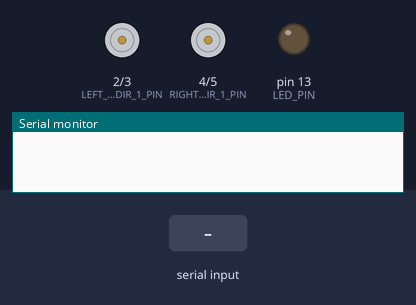
Recording of a sketch running on a simulated Arduino Mega 2560, built with avr-gcc and run on an emulated ATmega2560. On the bench: motor-driver pin pairs drawn as motors (green arrow = first pin HIGH = forward, orange = second pin HIGH = backward, longer = more drive, scaled by the enable pin), output pins drawn as LEDs (lit = HIGH), the last lines printed to the serial monitor. The test bench sets the inputs (shaded band).

Above: at 1.2 s.
1.3 s: "ON\n" received over Serial
At 1.7 s:
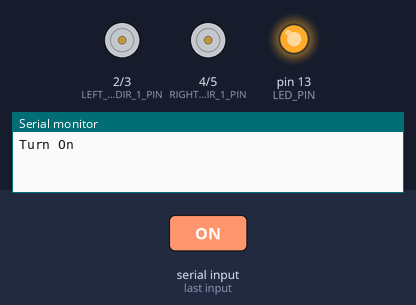
2.8 s: "W\n" received over Serial
At 4.0 s:
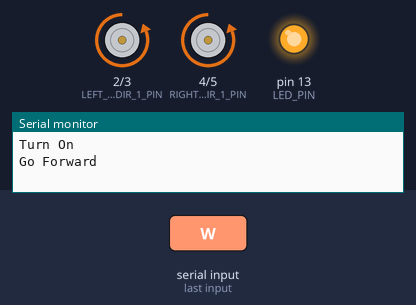
4.3 s: "OFF\n" received over Serial
At 5.2 s:
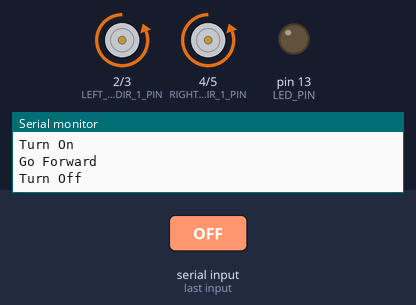
5.8 s: "w\n" received over Serial
At 6.4 s:
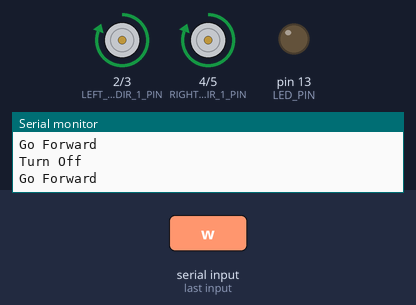
7.3 s: "on\n" received over Serial
At 8.7 s:
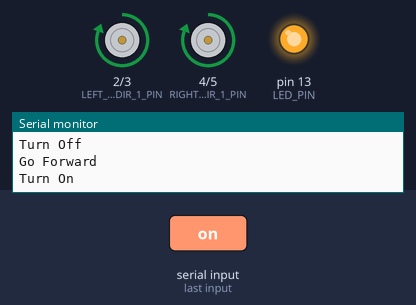
Timing chart, 0 to 10.3 s (numbered marks = the images above; inputs shaded):
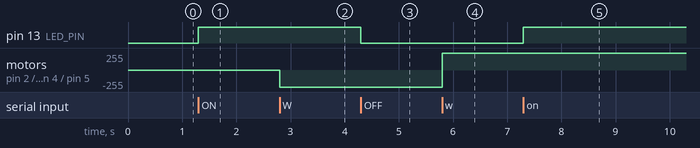

The sketch:

ArduRoboCar.ino
```cpp
#include "system_config.h"
#include "hrc.h"
#include "motor.h"

String serverIn = "";
bool stringComplete = false;

char tx_buffer[TX_BUFFER_SIZE];

HRC left_hrc{LEFT_HRC_TRIG_PIN, LEFT_HRC_ECHO_PIN};
HRC front_left_hrc{FRONT_LEFT_HRC_TRIG_PIN, FRONT_LEFT_HRC_ECHO_PIN};
HRC front_right_hrc{FRONT_RIGHT_HRC_TRIG_PIN, FRONT_RIGHT_HRC_ECHO_PIN};
HRC right_hrc{RIGHT_HRC_TRIG_PIN, RIGHT_HRC_ECHO_PIN};

Motor left_mot{LEFT_MOTOR_PWM_PIN, LEFT_MOTOR_DIR_1_PIN, LEFT_MOTOR_DIR_2_PIN, false};
Motor right_mot{RIGHT_MOTOR_PWM_PIN, RIGHT_MOTOR_DIR_1_PIN, RIGHT_MOTOR_DIR_2_PIN, false};

void setup() {
  // put your setup code here, to run once:
  serverIn.reserve(RX_BUFFER_SIZE);
  left_hrc.init();
  front_left_hrc.init();
  front_right_hrc.init();
  right_hrc.init();
  left_mot.init();
  right_mot.init();

  pinMode(LED_PIN, OUTPUT);
  Serial.begin(SERIAL_BAUDRATE);
}

void loop() {
  // put your main code here, to run repeatedly:
  if (stringComplete) {
    if ((serverIn == "ON") || (serverIn == "on") || (serverIn == "On") ) {
      Serial.println("Turn On");
      digitalWrite(LED_PIN, HIGH);
    }

    else if ((serverIn == "OFF") || (serverIn == "off") || (serverIn == "Off")) {
      Serial.println("Turn Off");
      digitalWrite(LED_PIN, LOW);
    }

    else if ((serverIn == "W") || (serverIn == "w")) {
      Serial.println("Go Forward");
      left_mot.setSpeed(255);
      right_mot.setSpeed(255);
    }

    else if ((serverIn == "X") || (serverIn == "x")) {
      Serial.println("Go Backward");
      left_mot.setSpeed(-255);
      right_mot.setSpeed(-255);
    }

    else if ((serverIn == "D") || (serverIn == "d")) {
      Serial.println("Turn Right");
      left_mot.setSpeed(255);
      right_mot.setSpeed(-255);
    }

    else if ((serverIn == "A") || (serverIn == "a")) {
      Serial.println("Turn Left");
      left_mot.setSpeed(-255);
      right_mot.setSpeed(255);
    }

    else if ((serverIn == "S") || (serverIn == "s")) {
      Serial.println("Stop");
      left_mot.setSpeed(0);
      right_mot.setSpeed(0);
    }

    else if ((serverIn == "Dist") || (serverIn == "dist")) {
      left_hrc.updateDist();
      front_left_hrc.updateDist();
      front_right_hrc.updateDist();
      right_hrc.updateDist();
      sprintf_P(tx_buffer, "%lu,%lu,%lu,%lu\n", left_hrc.get_cur_dist(), front_left_hrc.get_cur_dist(), front_right_hrc.get_cur_dist(), right_hrc.get_cur_dist());
      Serial.write(tx_buffer);
    }

    else {
      Serial.println("Unknown command");
    }
    serverIn = "";
    stringComplete = false;
  }
}

void serialEvent() {
  while (Serial.available()) {
    char inChar = (char)Serial.read();
    if (inChar == '\n') {
      stringComplete = true;
    } else {
      serverIn += inChar;
    }
    //delay(5);
  }
}
```

hrc.cpp
```cpp
#include "hrc.h"
HRC::HRC(uint8_t trig_pin, uint8_t echo_pin)
  : _trig_pin(trig_pin)
  , _echo_pin(echo_pin)
{

}

void HRC::init()
{
    pinMode(_trig_pin, OUTPUT);
    digitalWrite(_trig_pin, LOW);
    pinMode(_echo_pin, INPUT);
}

void HRC::updateDist()
{
    digitalWrite(_trig_pin, LOW);
    delayMicroseconds(5);
    digitalWrite(_trig_pin, HIGH);
    delayMicroseconds(10);
    digitalWrite(_trig_pin, LOW);
    uint32_t duration = pulseIn(_echo_pin, HIGH, 3500); //250000
    if (duration != 0) {
        _cur_dist = duration / 5.831;

    } else {
        _cur_dist = 600;
    }
}
```

hrc.h
```cpp
#pragma once

#include <Arduino.h>

class HRC {
private:
    uint8_t _trig_pin{};
    uint8_t _echo_pin{};
    uint32_t _cur_dist{};
public:
    HRC(uint8_t trig_pin, uint8_t echo_pin);
    void init();
    uint8_t get_trig_pin() { return _trig_pin; }
    uint8_t get_echo_pin() { return _echo_pin; }
    uint32_t get_cur_dist() { return _cur_dist; }
    void updateDist();
};
```

message.cpp
```cpp
#include "message.h"

MessagesManager::MessagesManager() {

}

void MessagesManager::build_status_msg(uint32_t left_hrc_dist, uint32_t front_left_hrc_dist,
    uint32_t right_hrc_dist, uint32_t front_right_hrc_dist,
    char *output_buffer, uint8_t buffer_size) {

    if (output_buffer == NULL || buffer_size < sizeof(status_s)) {
        return;
    }

    status_s msg;
    msg.id = MessageID::STATUS;
    msg.left_hrc_dist = left_hrc_dist;
    msg.front_left_hrc_dist = front_left_hrc_dist;
    msg.right_hrc_dist = right_hrc_dist;
    msg.front_right_hrc_dist = front_right_hrc_dist;

    msg.crc = 0;
    for (uint8_t i = 0; i < sizeof(status_s) - 1; i++) {
        uint8_t *msg_ptr = (uint8_t*)&msg;
        msg.crc ^= msg_ptr[i];
    }

    memcpy(output_buffer, &msg, sizeof(status_s));
}

void MessagesManager::build_command_msg(Command command, char *output_buffer, uint8_t buffer_size) {

    if (output_buffer == NULL || buffer_size < sizeof(command_s)) {
        return;
    }

    command_s msg;
    msg.id = MessageID::COMMAND;
    msg.cmd = command;

    msg.crc = 0;
    for (uint8_t i = 0; i < sizeof(command_s) - 1; i++) {
        uint8_t *msg_ptr = (uint8_t*)&msg;
        msg.crc ^= msg_ptr[i];
    }

    memcpy(output_buffer, &msg, sizeof(command_s));
}

int16_t MessagesManager::check_status_msg(status_s *msg, char *buffer) {
    memcpy(msg, buffer, sizeof(status_s));

    uint8_t calc_crc = 0;
    for (uint8_t i = 0; i < sizeof(status_s) - 1; i++) {
        uint8_t *msg_ptr = (uint8_t*)msg;
        calc_crc ^= msg_ptr[i];
    }

    if (calc_crc == msg->crc) {
        return 0;

    } else {
        return 1;
    }
}

int16_t MessagesManager::check_command_msg(status_s *msg, char *buffer) {
    memcpy(msg, buffer, sizeof(command_s));

    uint8_t calc_crc = 0;
    for (uint8_t i = 0; i < sizeof(command_s) - 1; i++) {
        uint8_t *msg_ptr = (uint8_t*)msg;
        calc_crc ^= msg_ptr[i];
    }

    if (calc_crc == msg->crc) {
        return 0;

    } else {
        return 1;
    }
}
```

message.h
```cpp
#pragma once

#include <Arduino.h>

class MessagesManager {
public:
    enum MessageID : uint8_t {
        UNDEFINED = 0,
        STATUS = 1,
        COMMAND = 2
    };

    enum Command : uint8_t {
        STATUS_REQUEST = 0,
        GO_FORWARD = 1,
        GO_BACKWARD = 2,
        TURN_LEFT = 3,
        TURN_RIGHT = 4,
        STOP = 5
    };

    struct status_s
    {
        MessageID id;
        uint32_t left_hrc_dist;
        uint32_t front_left_hrc_dist;
        uint32_t right_hrc_dist;
        uint32_t front_right_hrc_dist;
        uint8_t crc;
    } __attribute__((__packed__));

    struct command_s
    {
        MessageID id;
        Command cmd;
        uint8_t crc;
    } __attribute__((__packed__));

    MessagesManager();

    void build_status_msg(uint32_t left_hrc_dist, uint32_t front_left_hrc_dist,
        uint32_t right_hrc_dist, uint32_t front_right_hrc_dist,
        char *output_buffer, uint8_t buffer_size);

    void build_command_msg(Command command, char *output_buffer, uint8_t buffer_size);

    int16_t check_status_msg(status_s *msg, char *buffer);

    int16_t check_command_msg(status_s *msg, char *buffer);
};
```

motor.cpp
```cpp
#include "motor.h"

Motor::Motor(uint8_t pwm_pin, uint8_t dir_1_pin, uint8_t dir_2_pin, bool reverse = false)
    : _pwm_pin(pwm_pin)
    , _dir_1_pin(dir_1_pin)
    , _dir_2_pin(dir_2_pin)
    , _reverse(reverse)
    , _direction(Direction::UNDEFINED)
    , _speed(0)
{

}

void Motor::init()
{
    pinMode(_pwm_pin, OUTPUT);
    analogWrite(_pwm_pin, LOW);
    _speed = 0;
    pinMode(_dir_1_pin, OUTPUT);
    digitalWrite(_dir_1_pin, LOW);
    pinMode(_dir_2_pin, OUTPUT);
    digitalWrite(_dir_2_pin, LOW);
    _direction = Direction::UNDEFINED;
}

void Motor::setDirection(Direction dir)
{
    _direction = dir;

    if(_direction == Direction::FORWARD || _direction == Direction::BACKWARD && _reverse) {
        digitalWrite(_dir_1_pin, LOW);
        digitalWrite(_dir_2_pin, HIGH);

    } else {
        digitalWrite(_dir_1_pin, HIGH);
        digitalWrite(_dir_2_pin, LOW);
    }
}

int16_t Motor::setSpeed(int16_t speed)
{
    if (speed < -255 || speed > 255) {
        return 1;
    }

    _speed = speed;

    if(speed == 0) {
        analogWrite(_pwm_pin, LOW);

    } else if(speed > 0 && _direction != Direction::FORWARD) {
        setDirection(Direction::FORWARD);

    } else if (_direction != Direction::BACKWARD){
        setDirection(Direction::BACKWARD);
    }

    analogWrite(_pwm_pin, abs(speed));
    return 0;
}
```

motor.h
```cpp
#pragma once

#include <Arduino.h>

class Motor {

    enum Direction : uint8_t {
        UNDEFINED = 0,
        BACKWARD = 1,
        FORWARD = 2
    };

private:
    uint8_t _pwm_pin;
    uint8_t _dir_1_pin;
    uint8_t _dir_2_pin;
    bool _reverse;
    Direction _direction;
    int16_t _speed;    //should be between [0 ~ 255]

    void setDirection(Direction dir);

public:
    Motor(uint8_t pwm_pin, uint8_t dir_1_pin, uint8_t dir_2_pin, bool reverse);
    void init();
    int16_t setSpeed(int16_t speed);
};
```

system_config.h
```cpp
#pragma once

#define LED_PIN 13

#define RIGHT_MOTOR_PWM_PIN 7
#define RIGHT_MOTOR_DIR_1_PIN 4
#define RIGHT_MOTOR_DIR_2_PIN 5

#define LEFT_MOTOR_PWM_PIN 6
#define LEFT_MOTOR_DIR_1_PIN 2
#define LEFT_MOTOR_DIR_2_PIN 3

#define LEFT_HRC_TRIG_PIN 48
#define LEFT_HRC_ECHO_PIN 49

#define FRONT_LEFT_HRC_TRIG_PIN 52
#define FRONT_LEFT_HRC_ECHO_PIN 53

#define FRONT_RIGHT_HRC_TRIG_PIN 50
#define FRONT_RIGHT_HRC_ECHO_PIN 51

#define RIGHT_HRC_TRIG_PIN 46
#define RIGHT_HRC_ECHO_PIN 47

#define SERIAL_BAUDRATE 115200

#define TX_BUFFER_SIZE 128
#define RX_BUFFER_SIZE 128
```

Measured:
- after the input at 1.3 s, pin 13 (LED_PIN): LOW → HIGH at once
- after the input at 2.8 s, motor on pin 2 (LEFT_MOTOR_DIR_1_PIN) / pin 3 (LEFT_MOTOR_DIR_2_PIN), motor on pin 4 (RIGHT_MOTOR_DIR_1_PIN) / pin 5 (RIGHT_MOTOR_DIR_2_PIN): stopped → backward 255/255 at once
- after the input at 4.3 s, pin 13 (LED_PIN): HIGH → LOW at once
- after the input at 5.8 s, motor on pin 2 (LEFT_MOTOR_DIR_1_PIN) / pin 3 (LEFT_MOTOR_DIR_2_PIN), motor on pin 4 (RIGHT_MOTOR_DIR_1_PIN) / pin 5 (RIGHT_MOTOR_DIR_2_PIN): backward 255/255 → forward 255/255 at once
- after the input at 7.3 s, pin 13 (LED_PIN): LOW → HIGH at once
